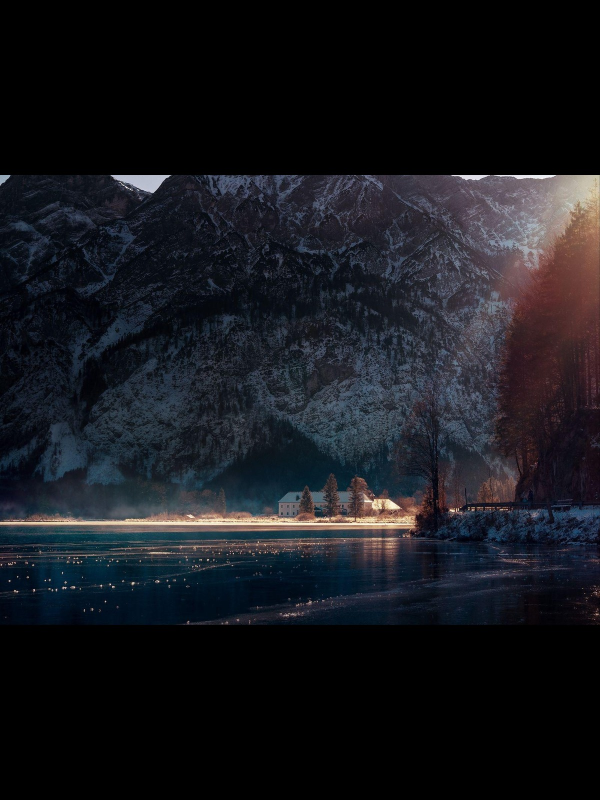
#> input picture images/nature.jpg, 1200 x 1600 px, found by its file name (shown at 1/2 size)
$ python 'sliding_grid_of_img .py'
#> lines starting #> are read from the running program, lines starting #| are printed output that depends on the picture
import cv2
import numpy
#read an image
img1 = cv2.imread('cv2 work\\images\\nature.jpg')
#> img1 is the input picture: shape (1600, 1200, 3); mean B, G, R 29.8, 24.4, 23
img2 = cv2.imread('cv2 work\\images\\mix_colors.jpg')
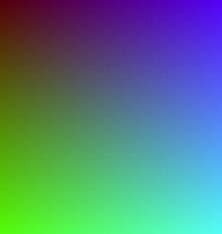
#> input picture images/mix_colors.jpg, 222 x 234 px, found by its file name
#> img2 is the input picture: shape (234, 222, 3); mean B, G, R 126.8, 126.2, 83.8
#change the size the image
img1 = cv2.resize(img1,(300,300))
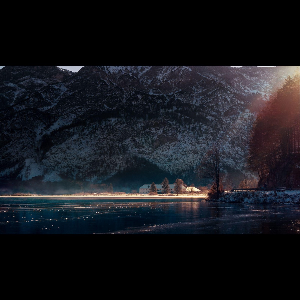
#> img1: shape (300, 300, 3); mean B, G, R 29.6, 24.3, 22.9
img2 = cv2.resize(img2,(300,300))
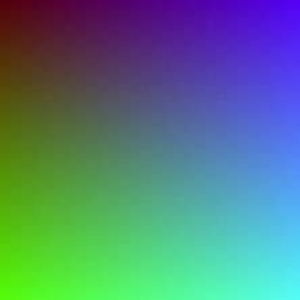
#> img2: shape (300, 300, 3); mean B, G, R 126.7, 126.1, 83.7
#horizontal addition
h= numpy.hstack((img1,img2))
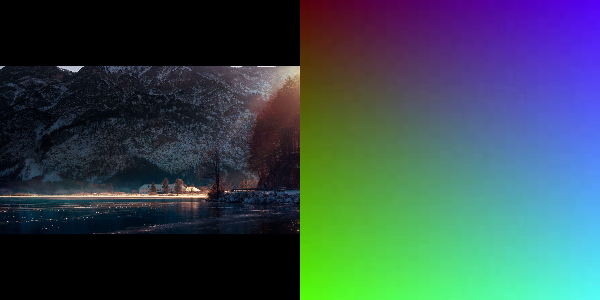
#> h: shape (300, 600, 3); mean B, G, R 78.2, 75.2, 53.3
#vertical addition
v= numpy.vstack((img1,img2))
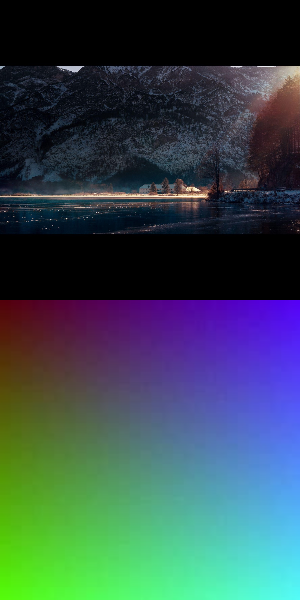
#> v: shape (600, 300, 3); mean B, G, R 78.2, 75.2, 53.3
# make the grid
grid = numpy.concatenate((h,h))
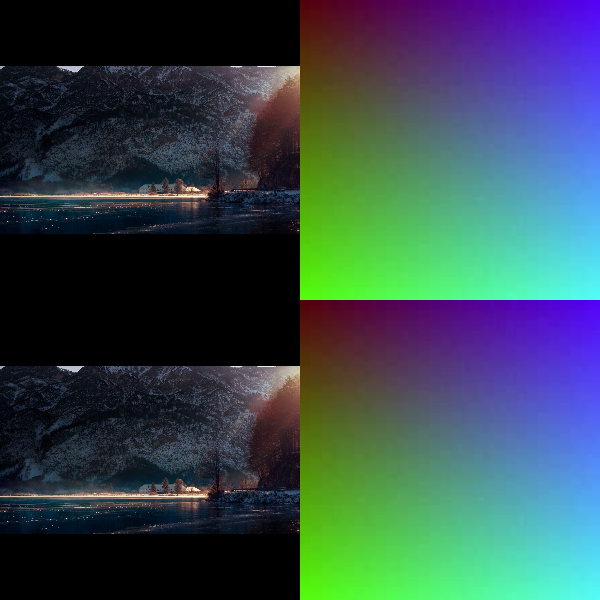
#> grid: shape (600, 600, 3); mean B, G, R 78.2, 75.2, 53.3
cv2.imshow("Horizontal addition of images ",h)
cv2.imshow("Vertical addition of images ",v)
cv2.imshow("Grid of images ",grid)

cv2.waitKey()
cv2.destroyAllWindows()
